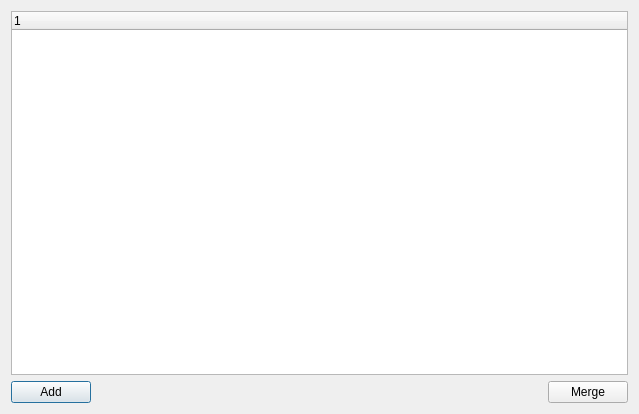
<?xml version="1.0" encoding="UTF-8"?>
<ui version="4.0">
 <class>Dialog</class>
 <widget class="QDialog" name="Dialog">
  <property name="geometry">
   <rect>
    <x>0</x>
    <y>0</y>
    <width>639</width>
    <height>414</height>
   </rect>
  </property>
  <property name="windowTitle">
   <string>Grid Merge</string>
  </property>
  <layout class="QVBoxLayout" name="verticalLayout">
   <item>
    <widget class="QTreeWidget" name="treeWidget">
     <column>
      <property name="text">
       <string notr="true">1</string>
      </property>
     </column>
    </widget>
   </item>
   <item>
    <widget class="QFrame" name="frame">
     <property name="frameShape">
      <enum>QFrame::Shape::NoFrame</enum>
     </property>
     <property name="frameShadow">
      <enum>QFrame::Shadow::Raised</enum>
     </property>
     <layout class="QHBoxLayout" name="horizontalLayout">
      <property name="leftMargin">
       <number>0</number>
      </property>
      <property name="topMargin">
       <number>0</number>
      </property>
      <property name="rightMargin">
       <number>0</number>
      </property>
      <property name="bottomMargin">
       <number>0</number>
      </property>
      <item>
       <widget class="QPushButton" name="addButton">
        <property name="toolTip">
         <string>The elements of the grid will be added with new idtags. This is useful in the case you want to compose a new grid from grids that are the same.</string>
        </property>
        <property name="text">
         <string>Add</string>
        </property>
       </widget>
      </item>
      <item>
       <spacer name="horizontalSpacer">
        <property name="orientation">
         <enum>Qt::Orientation::Horizontal</enum>
        </property>
        <property name="sizeHint" stdset="0">
         <size>
          <width>450</width>
          <height>20</height>
         </size>
        </property>
       </spacer>
      </item>
      <item>
       <widget class="QPushButton" name="acceptButton">
        <property name="toolTip">
         <string>Aply the selected changes</string>
        </property>
        <property name="text">
         <string>Merge</string>
        </property>
       </widget>
      </item>
     </layout>
    </widget>
   </item>
  </layout>
 </widget>
 <resources/>
 <connections/>
</ui>
